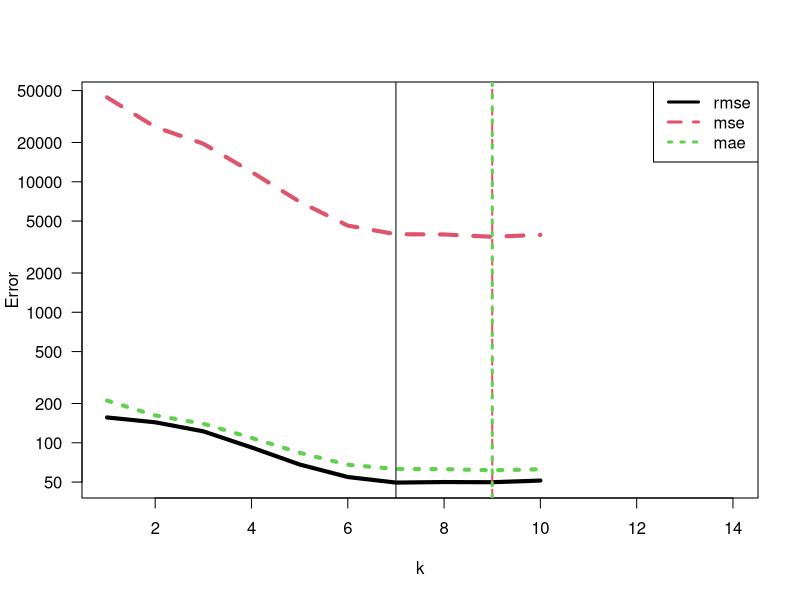

This chart was generated by the following R code:
rm (list=ls())

set.seed(1)

# Functional knn
###########################
knn = function (k, X_treino, Y_treino, X_teste){
  
  apply(X_teste, 1, function(x_teste)
    mean(
      Y_treino[
        order(
          apply(X_treino, 1, function(x_treino)
            sqrt(sum( (x_treino - x_teste)^2 ))   # Euclidean distance
            )
          )[1:k]
        ]
      )
    )
  
}


xmin_treino = -100
xmax_treino = 100

xmin_teste = -50
xmax_teste = 50

nr_treino = 100
nr_teste = 500

nc = 100

###########################
# Generate random data
###########################

X_treino = matrix ( runif(nr_treino * nc, xmin_treino, xmax_treino),
                    ncol = nc)

X_teste = matrix ( rnorm(nr_teste * nc, 0, 10),
                    ncol = nc)

Y_treino = apply(X_treino, 1, function(x)
  (sum(x)/max(x))*sd(x))

Y_teste = apply(X_teste, 1, function(x)
  (sum(x)/max(x))*sd(x))

###########################

print (summary(Y_treino))
print (summary(Y_teste))

max_k = 10

# Evaluate all values of k
###########################
resp_k = sapply(1:max_k, function(k) {
          pred_teste = knn (k, X_treino, Y_treino, X_teste)
          erro = pred_teste - Y_teste
          mae = mean(abs(erro))
          mse = mean (erro^2)
          rmse = sqrt(mse)
          c(mae, mse, rmse)
        })

# Which values showed the lowest errors 
############################################
for (i in 1:nrow(resp_k))
  print (which.min(resp_k[i,]))

par(las=1)
matplot(t(resp_k), type="l", log="y", lwd=4, xlab="k", ylab="Error", xlim = c(1, max_k+4))
abline(v=apply(resp_k, 1, which.min), lty=1:3, col=1:3, lwd=1:3)
legend("topright", c("rmse", "mse", "mae"), col=1:3, lwd=3, lty=1:3)


